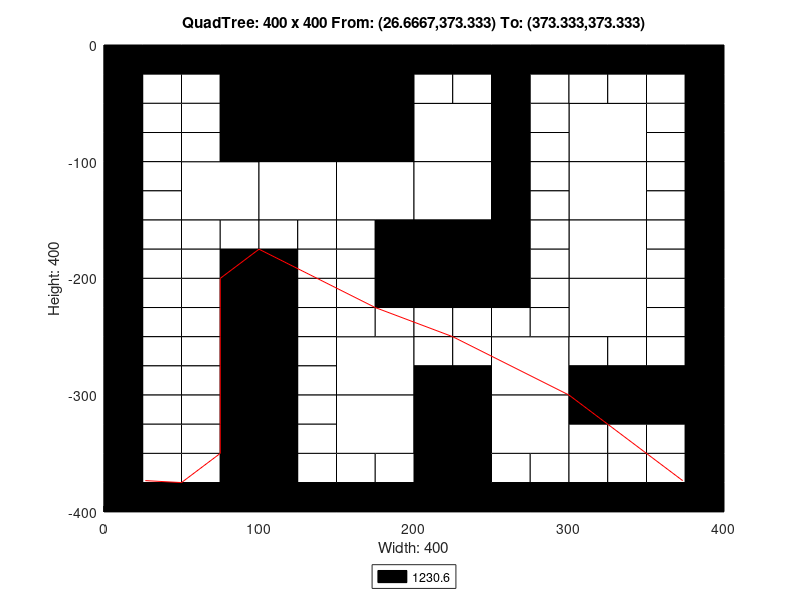

This chart was generated by the following MATLAB code:
axis([0 400 -400 0]);
title('QuadTree: 400 x 400 From: (26.6667,373.333) To: (373.333,373.333)');
xlabel('Width: 400');
ylabel('Height: 400');
rectangle('Position',[100 -100 100 100], 'FaceColor',[0 0 0]);
rectangle('Position',[50 -150 50 50], 'FaceColor',[1 1 1]);
rectangle('Position',[100 -150 50 50], 'FaceColor',[1 1 1]);
rectangle('Position',[150 -150 50 50], 'FaceColor',[1 1 1]);
rectangle('Position',[200 -100 50 50], 'FaceColor',[1 1 1]);
rectangle('Position',[300 -100 50 50], 'FaceColor',[1 1 1]);
rectangle('Position',[200 -150 50 50], 'FaceColor',[1 1 1]);
rectangle('Position',[200 -200 50 50], 'FaceColor',[0 0 0]);
rectangle('Position',[300 -150 50 50], 'FaceColor',[1 1 1]);
rectangle('Position',[300 -200 50 50], 'FaceColor',[1 1 1]);
rectangle('Position',[150 -300 50 50], 'FaceColor',[1 1 1]);
rectangle('Position',[150 -350 50 50], 'FaceColor',[1 1 1]);
rectangle('Position',[250 -300 50 50], 'FaceColor',[1 1 1]);
rectangle('Position',[300 -250 50 50], 'FaceColor',[1 1 1]);
rectangle('Position',[200 -350 50 50], 'FaceColor',[0 0 0]);
rectangle('Position',[250 -350 50 50], 'FaceColor',[1 1 1]);
rectangle('Position',[200 -400 50 50], 'FaceColor',[0 0 0]);
rectangle('Position',[0 -25 25 25], 'FaceColor',[0 0 0]);
rectangle('Position',[25 -25 25 25], 'FaceColor',[0 0 0]);
rectangle('Position',[0 -50 25 25], 'FaceColor',[0 0 0]);
rectangle('Position',[25 -50 25 25], 'FaceColor',[1 1 1]);
rectangle('Position',[50 -25 25 25], 'FaceColor',[0 0 0]);
rectangle('Position',[75 -25 25 25], 'FaceColor',[0 0 0]);
rectangle('Position',[50 -50 25 25], 'FaceColor',[1 1 1]);
rectangle('Position',[75 -50 25 25], 'FaceColor',[0 0 0]);
rectangle('Position',[0 -75 25 25], 'FaceColor',[0 0 0]);
rectangle('Position',[25 -75 25 25], 'FaceColor',[1 1 1]);
rectangle('Position',[0 -100 25 25], 'FaceColor',[0 0 0]);
rectangle('Position',[25 -100 25 25], 'FaceColor',[1 1 1]);
rectangle('Position',[50 -75 25 25], 'FaceColor',[1 1 1]);
rectangle('Position',[75 -75 25 25], 'FaceColor',[0 0 0]);
rectangle('Position',[50 -100 25 25], 'FaceColor',[1 1 1]);
rectangle('Position',[75 -100 25 25], 'FaceColor',[0 0 0]);
rectangle('Position',[0 -125 25 25], 'FaceColor',[0 0 0]);
rectangle('Position',[25 -125 25 25], 'FaceColor',[1 1 1]);
rectangle('Position',[0 -150 25 25], 'FaceColor',[0 0 0]);
rectangle('Position',[25 -150 25 25], 'FaceColor',[1 1 1]);
rectangle('Position',[0 -175 25 25], 'FaceColor',[0 0 0]);
rectangle('Position',[25 -175 25 25], 'FaceColor',[1 1 1]);
rectangle('Position',[0 -200 25 25], 'FaceColor',[0 0 0]);
rectangle('Position',[25 -200 25 25], 'FaceColor',[1 1 1]);
rectangle('Position',[50 -175 25 25], 'FaceColor',[1 1 1]);
rectangle('Position',[75 -175 25 25], 'FaceColor',[1 1 1]);
rectangle('Position',[50 -200 25 25], 'FaceColor',[1 1 1]);
rectangle('Position',[75 -200 25 25], 'FaceColor',[0 0 0]);
rectangle('Position',[100 -175 25 25], 'FaceColor',[1 1 1]);
rectangle('Position',[125 -175 25 25], 'FaceColor',[1 1 1]);
rectangle('Position',[100 -200 25 25], 'FaceColor',[0 0 0]);
rectangle('Position',[125 -200 25 25], 'FaceColor',[1 1 1]);
rectangle('Position',[150 -175 25 25], 'FaceColor',[1 1 1]);
rectangle('Position',[175 -175 25 25], 'FaceColor',[0 0 0]);
rectangle('Position',[150 -200 25 25], 'FaceColor',[1 1 1]);
rectangle('Position',[175 -200 25 25], 'FaceColor',[0 0 0]);
rectangle('Position',[200 -25 25 25], 'FaceColor',[0 0 0]);
rectangle('Position',[225 -25 25 25], 'FaceColor',[0 0 0]);
rectangle('Position',[200 -50 25 25], 'FaceColor',[1 1 1]);
rectangle('Position',[225 -50 25 25], 'FaceColor',[1 1 1]);
rectangle('Position',[250 -25 25 25], 'FaceColor',[0 0 0]);
rectangle('Position',[275 -25 25 25], 'FaceColor',[0 0 0]);
rectangle('Position',[250 -50 25 25], 'FaceColor',[0 0 0]);
rectangle('Position',[275 -50 25 25], 'FaceColor',[1 1 1]);
rectangle('Position',[250 -75 25 25], 'FaceColor',[0 0 0]);
rectangle('Position',[275 -75 25 25], 'FaceColor',[1 1 1]);
rectangle('Position',[250 -100 25 25], 'FaceColor',[0 0 0]);
rectangle('Position',[275 -100 25 25], 'FaceColor',[1 1 1]);
rectangle('Position',[300 -25 25 25], 'FaceColor',[0 0 0]);
rectangle('Position',[325 -25 25 25], 'FaceColor',[0 0 0]);
rectangle('Position',[300 -50 25 25], 'FaceColor',[1 1 1]);
rectangle('Position',[325 -50 25 25], 'FaceColor',[1 1 1]);
rectangle('Position',[350 -25 25 25], 'FaceColor',[0 0 0]);
rectangle('Position',[375 -25 25 25], 'FaceColor',[0 0 0]);
rectangle('Position',[350 -50 25 25], 'FaceColor',[1 1 1]);
rectangle('Position',[375 -50 25 25], 'FaceColor',[0 0 0]);
rectangle('Position',[350 -75 25 25], 'FaceColor',[1 1 1]);
rectangle('Position',[375 -75 25 25], 'FaceColor',[0 0 0]);
rectangle('Position',[350 -100 25 25], 'FaceColor',[1 1 1]);
rectangle('Position',[375 -100 25 25], 'FaceColor',[0 0 0]);
rectangle('Position',[250 -125 25 25], 'FaceColor',[0 0 0]);
rectangle('Position',[275 -125 25 25], 'FaceColor',[1 1 1]);
rectangle('Position',[250 -150 25 25], 'FaceColor',[0 0 0]);
rectangle('Position',[275 -150 25 25], 'FaceColor',[1 1 1]);
rectangle('Position',[250 -175 25 25], 'FaceColor',[0 0 0]);
rectangle('Position',[275 -175 25 25], 'FaceColor',[1 1 1]);
rectangle('Position',[250 -200 25 25], 'FaceColor',[0 0 0]);
rectangle('Position',[275 -200 25 25], 'FaceColor',[1 1 1]);
rectangle('Position',[350 -125 25 25], 'FaceColor',[1 1 1]);
rectangle('Position',[375 -125 25 25], 'FaceColor',[0 0 0]);
rectangle('Position',[350 -150 25 25], 'FaceColor',[1 1 1]);
rectangle('Position',[375 -150 25 25], 'FaceColor',[0 0 0]);
rectangle('Position',[350 -175 25 25], 'FaceColor',[1 1 1]);
rectangle('Position',[375 -175 25 25], 'FaceColor',[0 0 0]);
rectangle('Position',[350 -200 25 25], 'FaceColor',[1 1 1]);
rectangle('Position',[375 -200 25 25], 'FaceColor',[0 0 0]);
rectangle('Position',[0 -225 25 25], 'FaceColor',[0 0 0]);
rectangle('Position',[25 -225 25 25], 'FaceColor',[1 1 1]);
rectangle('Position',[0 -250 25 25], 'FaceColor',[0 0 0]);
rectangle('Position',[25 -250 25 25], 'FaceColor',[1 1 1]);
rectangle('Position',[50 -225 25 25], 'FaceColor',[1 1 1]);
rectangle('Position',[75 -225 25 25], 'FaceColor',[0 0 0]);
rectangle('Position',[50 -250 25 25], 'FaceColor',[1 1 1]);
rectangle('Position',[75 -250 25 25], 'FaceColor',[0 0 0]);
rectangle('Position',[0 -275 25 25], 'FaceColor',[0 0 0]);
rectangle('Position',[25 -275 25 25], 'FaceColor',[1 1 1]);
rectangle('Position',[0 -300 25 25], 'FaceColor',[0 0 0]);
rectangle('Position',[25 -300 25 25], 'FaceColor',[1 1 1]);
rectangle('Position',[50 -275 25 25], 'FaceColor',[1 1 1]);
rectangle('Position',[75 -275 25 25], 'FaceColor',[0 0 0]);
rectangle('Position',[50 -300 25 25], 'FaceColor',[1 1 1]);
rectangle('Position',[75 -300 25 25], 'FaceColor',[0 0 0]);
rectangle('Position',[100 -225 25 25], 'FaceColor',[0 0 0]);
rectangle('Position',[125 -225 25 25], 'FaceColor',[1 1 1]);
rectangle('Position',[100 -250 25 25], 'FaceColor',[0 0 0]);
rectangle('Position',[125 -250 25 25], 'FaceColor',[1 1 1]);
rectangle('Position',[150 -225 25 25], 'FaceColor',[1 1 1]);
rectangle('Position',[175 -225 25 25], 'FaceColor',[0 0 0]);
rectangle('Position',[150 -250 25 25], 'FaceColor',[1 1 1]);
rectangle('Position',[175 -250 25 25], 'FaceColor',[1 1 1]);
rectangle('Position',[100 -275 25 25], 'FaceColor',[0 0 0]);
rectangle('Position',[125 -275 25 25], 'FaceColor',[1 1 1]);
rectangle('Position',[100 -300 25 25], 'FaceColor',[0 0 0]);
rectangle('Position',[125 -300 25 25], 'FaceColor',[1 1 1]);
rectangle('Position',[0 -325 25 25], 'FaceColor',[0 0 0]);
rectangle('Position',[25 -325 25 25], 'FaceColor',[1 1 1]);
rectangle('Position',[0 -350 25 25], 'FaceColor',[0 0 0]);
rectangle('Position',[25 -350 25 25], 'FaceColor',[1 1 1]);
rectangle('Position',[50 -325 25 25], 'FaceColor',[1 1 1]);
rectangle('Position',[75 -325 25 25], 'FaceColor',[0 0 0]);
rectangle('Position',[50 -350 25 25], 'FaceColor',[1 1 1]);
rectangle('Position',[75 -350 25 25], 'FaceColor',[0 0 0]);
rectangle('Position',[0 -375 25 25], 'FaceColor',[0 0 0]);
rectangle('Position',[25 -375 25 25], 'FaceColor',[1 1 1]);
rectangle('Position',[0 -400 25 25], 'FaceColor',[0 0 0]);
rectangle('Position',[25 -400 25 25], 'FaceColor',[0 0 0]);
rectangle('Position',[50 -375 25 25], 'FaceColor',[1 1 1]);
rectangle('Position',[75 -375 25 25], 'FaceColor',[0 0 0]);
rectangle('Position',[50 -400 25 25], 'FaceColor',[0 0 0]);
rectangle('Position',[75 -400 25 25], 'FaceColor',[0 0 0]);
rectangle('Position',[100 -325 25 25], 'FaceColor',[0 0 0]);
rectangle('Position',[125 -325 25 25], 'FaceColor',[1 1 1]);
rectangle('Position',[100 -350 25 25], 'FaceColor',[0 0 0]);
rectangle('Position',[125 -350 25 25], 'FaceColor',[1 1 1]);
rectangle('Position',[100 -375 25 25], 'FaceColor',[0 0 0]);
rectangle('Position',[125 -375 25 25], 'FaceColor',[1 1 1]);
rectangle('Position',[100 -400 25 25], 'FaceColor',[0 0 0]);
rectangle('Position',[125 -400 25 25], 'FaceColor',[0 0 0]);
rectangle('Position',[150 -375 25 25], 'FaceColor',[1 1 1]);
rectangle('Position',[175 -375 25 25], 'FaceColor',[1 1 1]);
rectangle('Position',[150 -400 25 25], 'FaceColor',[0 0 0]);
rectangle('Position',[175 -400 25 25], 'FaceColor',[0 0 0]);
rectangle('Position',[200 -225 25 25], 'FaceColor',[0 0 0]);
rectangle('Position',[225 -225 25 25], 'FaceColor',[0 0 0]);
rectangle('Position',[200 -250 25 25], 'FaceColor',[1 1 1]);
rectangle('Position',[225 -250 25 25], 'FaceColor',[1 1 1]);
rectangle('Position',[250 -225 25 25], 'FaceColor',[0 0 0]);
rectangle('Position',[275 -225 25 25], 'FaceColor',[1 1 1]);
rectangle('Position',[250 -250 25 25], 'FaceColor',[1 1 1]);
rectangle('Position',[275 -250 25 25], 'FaceColor',[1 1 1]);
rectangle('Position',[200 -275 25 25], 'FaceColor',[1 1 1]);
rectangle('Position',[225 -275 25 25], 'FaceColor',[1 1 1]);
rectangle('Position',[200 -300 25 25], 'FaceColor',[0 0 0]);
rectangle('Position',[225 -300 25 25], 'FaceColor',[0 0 0]);
rectangle('Position',[350 -225 25 25], 'FaceColor',[1 1 1]);
rectangle('Position',[375 -225 25 25], 'FaceColor',[0 0 0]);
rectangle('Position',[350 -250 25 25], 'FaceColor',[1 1 1]);
rectangle('Position',[375 -250 25 25], 'FaceColor',[0 0 0]);
rectangle('Position',[300 -275 25 25], 'FaceColor',[1 1 1]);
rectangle('Position',[325 -275 25 25], 'FaceColor',[1 1 1]);
rectangle('Position',[300 -300 25 25], 'FaceColor',[0 0 0]);
rectangle('Position',[325 -300 25 25], 'FaceColor',[0 0 0]);
rectangle('Position',[350 -275 25 25], 'FaceColor',[1 1 1]);
rectangle('Position',[375 -275 25 25], 'FaceColor',[0 0 0]);
rectangle('Position',[350 -300 25 25], 'FaceColor',[0 0 0]);
rectangle('Position',[375 -300 25 25], 'FaceColor',[0 0 0]);
rectangle('Position',[250 -375 25 25], 'FaceColor',[1 1 1]);
rectangle('Position',[275 -375 25 25], 'FaceColor',[1 1 1]);
rectangle('Position',[250 -400 25 25], 'FaceColor',[0 0 0]);
rectangle('Position',[275 -400 25 25], 'FaceColor',[0 0 0]);
rectangle('Position',[300 -325 25 25], 'FaceColor',[0 0 0]);
rectangle('Position',[325 -325 25 25], 'FaceColor',[0 0 0]);
rectangle('Position',[300 -350 25 25], 'FaceColor',[1 1 1]);
rectangle('Position',[325 -350 25 25], 'FaceColor',[1 1 1]);
rectangle('Position',[350 -325 25 25], 'FaceColor',[0 0 0]);
rectangle('Position',[375 -325 25 25], 'FaceColor',[0 0 0]);
rectangle('Position',[350 -350 25 25], 'FaceColor',[1 1 1]);
rectangle('Position',[375 -350 25 25], 'FaceColor',[0 0 0]);
rectangle('Position',[300 -375 25 25], 'FaceColor',[1 1 1]);
rectangle('Position',[325 -375 25 25], 'FaceColor',[1 1 1]);
rectangle('Position',[300 -400 25 25], 'FaceColor',[0 0 0]);
rectangle('Position',[325 -400 25 25], 'FaceColor',[0 0 0]);
rectangle('Position',[350 -375 25 25], 'FaceColor',[1 1 1]);
rectangle('Position',[375 -375 25 25], 'FaceColor',[0 0 0]);
rectangle('Position',[350 -400 25 25], 'FaceColor',[0 0 0]);
rectangle('Position',[375 -400 25 25], 'FaceColor',[0 0 0]);
X=[373.333,373.333,325,325,300,300,225,175,175,175,100,100,100,75,75,75,75,75,75,75,50,26.6667];
Y=[-373.333,-373.333,-325,-325,-300,-300,-250,-225,-225,-225,-175,-175,-175,-200,-225,-250,-275,-300,-325,-350,-375,-373.333];
hold on;
plot(X,Y,'r');
legend('1230.6','Location','southoutside');
